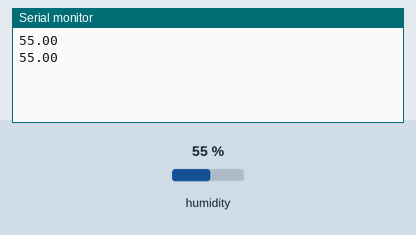
The sketch below on a simulated Arduino Uno, built with avr-gcc and run on an emulated ATmega328P. Parts: the last lines printed to the serial monitor. Inputs (shaded band) come from the test bench; at power-on: humidity 55 %.

Above: at 3.8 s.
3.9 s: humidity set to 22 %
At 6.4 s:
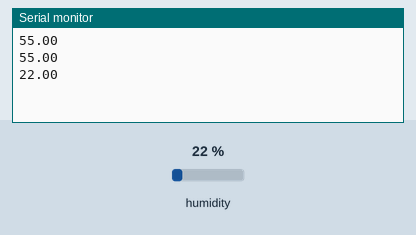
7.8 s: humidity set to 40 %
At 9.5 s:
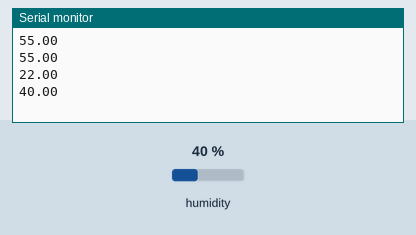
Timing chart, 0 to 11.0 s (numbered marks = the images above; inputs shaded):
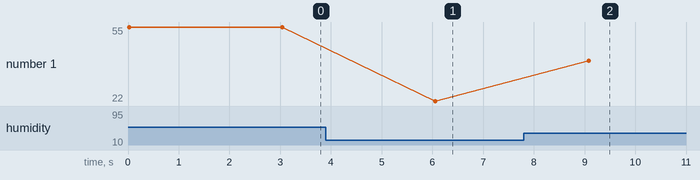

Measured:
- after the input at 3.9 s, the serial monitor: prints a new line after 2.2 s (image 1)
- after the input at 7.8 s, the serial monitor: prints a new line after 1.3 s (image 2)
- plotted number 1: 55 → 22 after the input at 3.9 s, 22 → 40 after the input at 7.8 s

The sketch:

temperature_humidity.ino
```cpp
#include <Wire.h>
#include "ClosedCube_HDC1080.h"

ClosedCube_HDC1080 hdc1080;
 // connect SDA to A4 on arduino and SCL to A5
void setup()
{
Serial.begin(9600);
hdc1080.begin(0x40);
}

void loop()
{

Serial.println(hdc1080.readHumidity() );

delay(3000);
}
```
